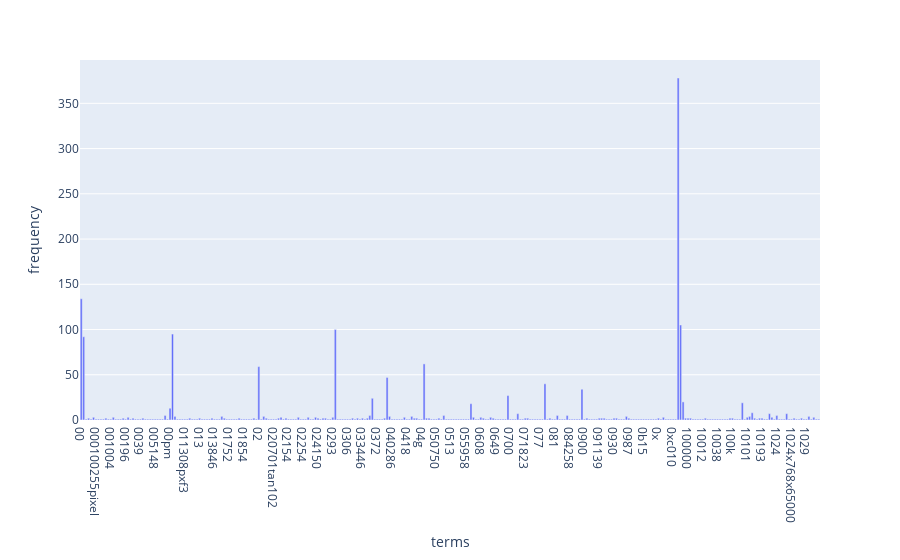

Notebook source saved alongside this figure:
### Markdown cell above
### >>> **Exercise 13 (take home):**
If you want a nicer interactive visualization here, I would encourage you try to install and use plotly to achieve this.

### Code cell
# Answer here
import plotly.express as px  

df = {"terms": list(count_vect.get_feature_names_out()[:300]),
      "frequency": list(term_frequencies[:300])}
fig = px.bar(df, x = 'terms', y = 'frequency')  
fig.show()

### Figure 1 — Plotly figure (JSON) as saved in the notebook; plotly's stock layout.template omitted (floating-point values rounded to 4 significant figures; data arrays with more than 128 entries replaced by an {"elided": "..."} marker saying what was removed)
{"data": [{"alignmentgroup": "True", "hovertemplate": "terms=%{x}<br>frequency=%{y}<extra></extra>", "legendgroup": "", "marker": {"color": "#636efa", "pattern": {"shape": ""}}, "name": "", "offsetgroup": "", "orientation": "v", "showlegend": false, "textposition": "auto", "type": "bar", "x": {"elided": "300 str values"}, "xaxis": "x", "y": {"elided": "300 int values"}, "yaxis": "y"}], "layout": {"barmode": "relative", "legend": {"tracegroupgap": 0}, "margin": {"t": 60}, "xaxis": {"anchor": "y", "domain": [0, 1], "title": {"text": "terms"}}, "yaxis": {"anchor": "x", "domain": [0, 1], "title": {"text": "frequency"}}}}
